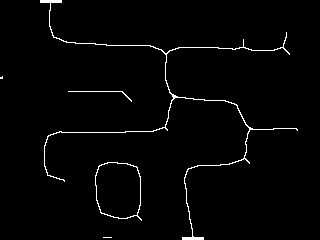
#> input picture gims_labyrinth/python_stuff/test_imgs/skel.png, 320 x 240 px
$ python skeleton_to_graph3.0.py
#> lines starting #> are read from the running program, lines starting #| are printed output that depends on the picture; after the words box and inside, x2 and y2 are one past the last pixel; in counts of white or black regions, pixels touching at a corner belong together
import matplotlib.pyplot as plt
import numpy as np
import imageio
from scipy import ndimage
from collections import deque

# Load maze

skel_img = (imageio.imread("test_imgs/skel.png") > 0).astype(int)
#> skel_img: shape (240, 320) int64; values 0 (black) and 1 (white), 1.9% white in thin lines or dots

r, c = skel_img.shape
#> r = 240; c = 320
graph_img = np.copy(skel_img)
graph_img = graph_img.astype(np.uint8)

intersection_nodes = []
#Find all intersections. These will be nodes in the graph
for i in range(3, r - 3):
    for j in range(3, c - 3):
        win = skel_img[i - 1 : i + 2, j - 1 : j + 2]
        intersection = win[1,1] == 1 and \
                       ((win[0,1] == 1 and win[2,1] == 1 and win[1,2] == 1) or \
                       (win[1,0] == 1 and win[2,1] == 1 and win[1,2] == 1) or \
                       (win[1,0] == 1 and win[0,1] == 1 and win[1,2] == 1) or \
                       (win[1,0] == 1 and win[0,1] == 1 and win[2,1] == 1))
        if(intersection):
            intersection_nodes.append([j,i])
            graph_img[i, j] = 2
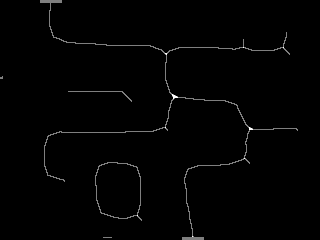
#> graph_img: shape (240, 320); min 0, max 2, mean 0.0191; drawn with min black and max white
#> after the loop, intersection_nodes = 31 pairs, first value 137 to 283, second value 47 to 236

print(intersection_nodes)
#> (printed output is left out)

plt.figure()
plt.imshow(skel_img, cmap='Greys')

plt.figure()
plt.imshow(skel_img, cmap='Greys')
plt.scatter(*zip(*intersection_nodes))
plt.show()
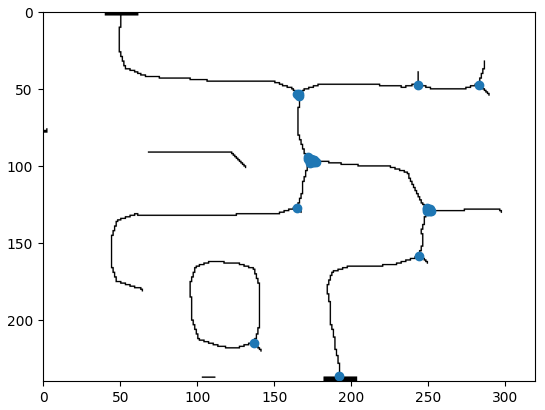
#> figure drawn by matplotlib, 1 panel

#Now, run simplified dfs from each node and create edges to other nodes. If we encounter any corners along the way, put down more nodes


MAX_SPACING = 10
cooldown = 0

MAX_POS_SIZE = 15
CORNER_THRESHOLD = 150
STRAIGHT_THRESHOLD = 160

STRAIGHT_MODE = 0
CORNER_MODE = 1
state = None

nodes = [intersection_node for intersection_node in intersection_nodes]
#> nodes has the same summary as intersection_nodes

neighbor_offsets = [(1,0),(0,1),(-1,0),(0,-1)]
for intersection_node in intersection_nodes:
    j, i = intersection_node
    for offset in neighbor_offsets:
        last_visited = [[i,j]]
        cur = [i + offset[0], j + offset[1]]
        corner_thetas = []
        corner_points = []
        local_pos = deque()
        state = STRAIGHT_MODE
        while(cur[0] > 3 and cur[0] < r - 3 and cur[1] > 3 and cur[1] < c - 3):
            #print("last visited:", last_visited)
            #print("current:", cur)
            local_pos.append(cur)
            if(len(local_pos) > MAX_POS_SIZE + 1):
                local_pos.popleft()
                v1 = np.array([local_pos[0][1], local_pos[0][0]]) - np.array([local_pos[MAX_POS_SIZE//2][1], local_pos[MAX_POS_SIZE//2][0]])
                v2 = np.array([local_pos[MAX_POS_SIZE][1], local_pos[MAX_POS_SIZE][0]]) - np.array([local_pos[MAX_POS_SIZE//2][1], local_pos[MAX_POS_SIZE//2][0]])
                cos_theta = np.dot(v1, v2)/(np.linalg.norm(v1) * np.linalg.norm(v2))
                theta = np.arccos(cos_theta) * 180/np.pi
                #print(theta)
                if(state == STRAIGHT_MODE):
                    if(theta < CORNER_THRESHOLD):
                        print(cos_theta)
                        state = CORNER_MODE
                        cooldown = MAX_SPACING

                elif(state == CORNER_MODE):
                    if(theta > STRAIGHT_THRESHOLD):
                        state = STRAIGHT_MODE
                    if(cooldown >= MAX_SPACING):
                        nodes.append([local_pos[MAX_POS_SIZE//2][1], local_pos[MAX_POS_SIZE//2][0]])
                        cooldown = 0
                    cooldown += 1

            #left
            n1 = [cur[0], cur[1] - 1]
            #right
            n2 = [cur[0], cur[1] + 1]
            #up
            n3 = [cur[0] - 1, cur[1]]
            #down
            n4 = [cur[0] + 1, cur[1]]

            temp = cur
            if(n1 != last_visited and graph_img[n1[0],n1[1]] == 1):
                cur = n1
            elif(n2 != last_visited and graph_img[n2[0],n2[1]] == 1):
                cur = n2
            elif(n3 != last_visited and graph_img[n3[0],n3[1]] == 1):
                cur = n3
            elif(n4 != last_visited and graph_img[n4[0],n4[1]] == 1):
                cur = n4
            else:
                break;
            last_visited = temp
#> this loop made 31 passes
#> (j, i) on passes 1 to 12: (243, 47), (283, 47), (165, 53), (166, 53), (166, 54), (172, 94), (172, 95), (173, 95), (174, 95), (173, 96), (174, 96), (175, 96)
#> (printed output is left out)
#> after the loop, cooldown = 7; nodes = 59 pairs, first value 47 to 283, second value 37 to 236

plt.figure()
plt.imshow(skel_img, cmap='Greys')
plt.scatter(*zip(*nodes), color='red')
plt.show()

$ run again, with gims_labyrinth/python_stuff/test_imgs/chain.bmp saved as gims_labyrinth/python_stuff/test_imgs/skel.png
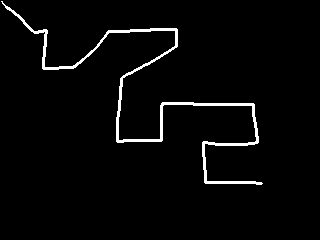
#> input picture gims_labyrinth/python_stuff/test_imgs/chain.bmp, 320 x 240 px
#> skel_img: shape (240, 320) int64; values 0 (black) and 1 (white), 2.8% white; 1 white region, box (x1, y1, x2, y2) and area: (1, 1, 263, 185) 2175
#> after the loop `for i in range(3, r - 3):`:
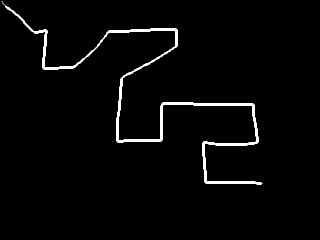
#> graph_img: shape (240, 320); min 0, max 2, mean 0.0532; drawn with min black and max white
#> after the loop `for i in range(3, r - 3):`: intersection_nodes = 1911 pairs, first value 5 to 261, second value 6 to 184
#> (printed output is left out)
#> nodes has the same summary as intersection_nodes
#> the loop `for intersection_node in intersection_nodes:` made 1911 passes
#> (j, i) on passes 1 to 3: (5, 6), (6, 6), (6, 7)
#> after the loop `for intersection_node in intersection_nodes:`: cooldown = 0
#> `plt.show()`:
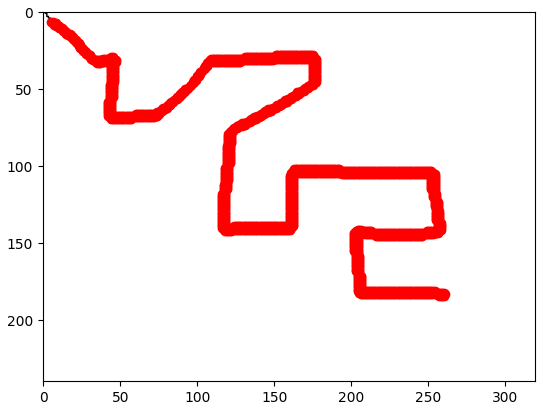
#> figure drawn by matplotlib, 1 panel

$ run again, with gims_labyrinth/python_stuff/test_imgs/maze_complicated.bmp saved as gims_labyrinth/python_stuff/test_imgs/skel.png
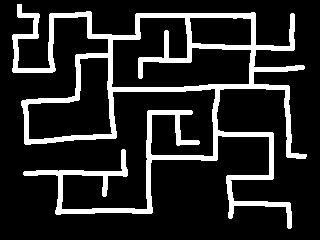
#> input picture gims_labyrinth/python_stuff/test_imgs/maze_complicated.bmp, 320 x 240 px
#> skel_img: shape (240, 320) int64; values 0 (black) and 1 (white), 15.3% white; 1 white region, box (x1, y1, x2, y2) and area: (12, 4, 307, 229) 11753
#> after the loop `for i in range(3, r - 3):`:
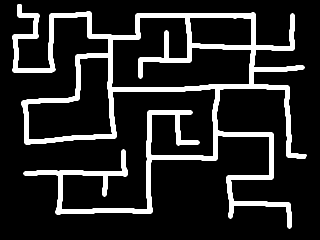
#> graph_img: shape (240, 320); min 0, max 2, mean 0.302; drawn with min black and max white
#> after the loop `for i in range(3, r - 3):`: intersection_nodes = 11468 pairs, first value 12 to 306, second value 4 to 228
#> (printed output is left out)
#> nodes has the same summary as intersection_nodes
#> the loop `for intersection_node in intersection_nodes:` made 11468 passes
#> (j, i) on passes 1 to 3: (18, 4), (19, 4), (20, 4)
#> after the loop `for intersection_node in intersection_nodes:`: cooldown = 0
#> `plt.show()`:
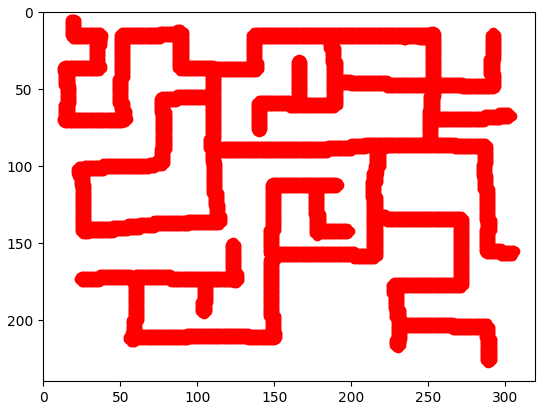
#> figure drawn by matplotlib, 1 panel
